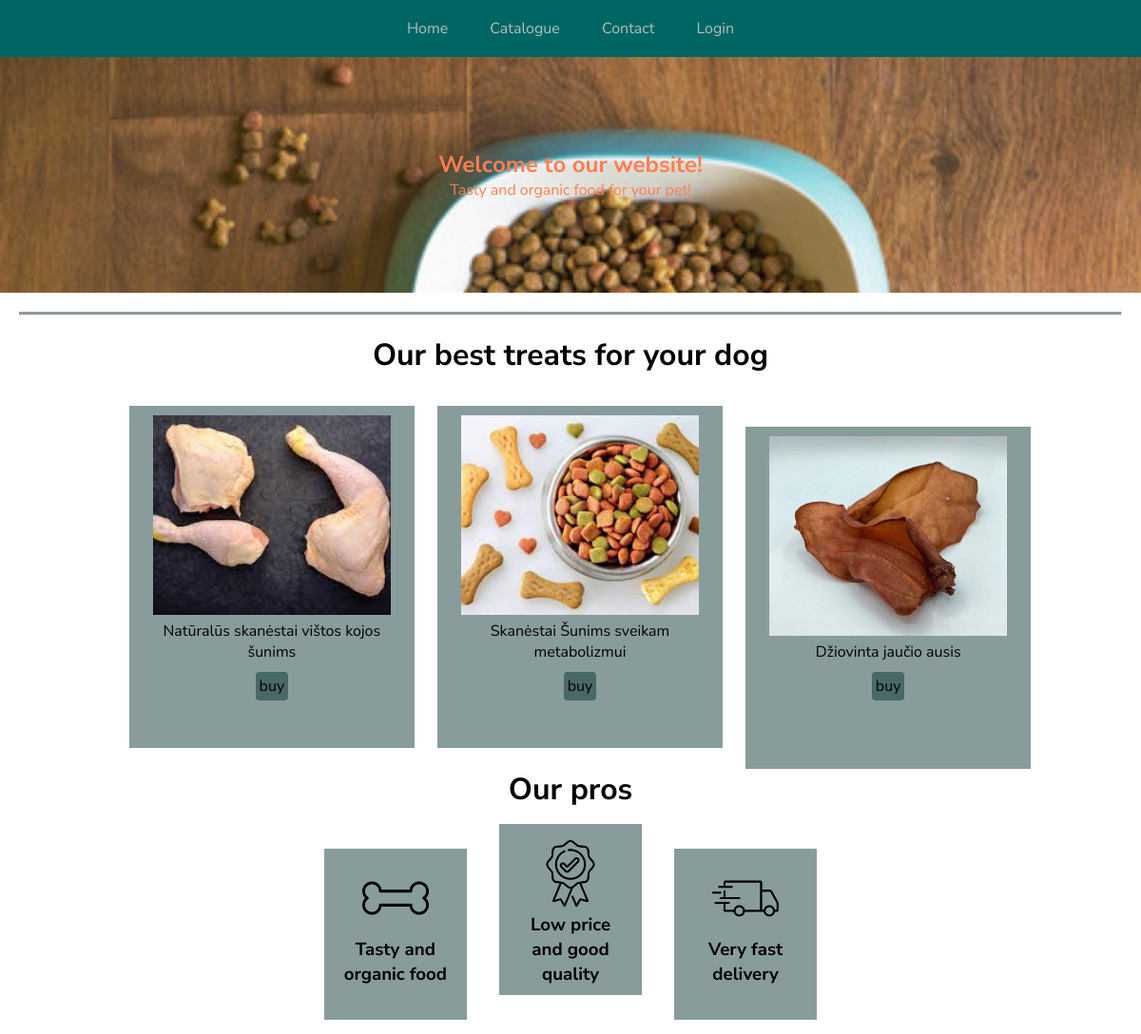
The app's page /index/ with its own data.
### app/models.py (models this page shows, shortened)
class Treat(db.Model):
    __tablename__ = 'Treat'
    id = db.Column(db.Integer, primary_key = True)
    name = db.Column(db.String(45), unique=True)
    descreption = db.Column(db.String(120))
    price = db.Column(db.Float)
    count = db.Column(db.Integer)
    image = db.Column(db.String)

### app/routes.py (the view)
@app.route('/')
@app.route('/index/')
def index():
    best_treats = [Treat.query.filter_by(name='Natūralūs skanėstai vištos kojos šunims').first(), Treat.query.filter_by(name='Skanėstai Šunims sveikam metabolizmui').first(), Treat.query.filter_by(name="Džiovinta jaučio ausis").first()]
    return render_template('index.html', title='Home', best_treats=best_treats)

### app/routes.py (called while the page is built)
@app.before_request
def create_tables():
    db.create_all()

### app/templates/index.html
{% extends 'base.html' %}
{% block content %}
    <div class="banner">
        <h2>Welcome to our website!</h2>
        <p>Tasty and organic food for your pet!</p>
    </div>
    <hr>
    <div class="best-treats">
        <h1>Our best treats for your dog</h1>
        {% for treat in best_treats %}
            <div class="best-treat">
                <figure>
                    <img src="{{ url_for('static', filename='images/') }}{{ treat.image }}" alt="{{ treat.name }}" class="best-treat-img">
                    <figcaption>{{ treat.name }}</figcaption>
                </figure>
                <a href="{{ url_for('treat', name=treat.name) }}" class="btn">buy</a>
            </div>
        {% endfor %}
    </div>
    <div class="proses">
        <h1>Our pros</h1>
        <ul class="pros-list">
            <li class="pros">
                <figure>
                    <img src="{{ url_for('static', filename='images/bone.png') }}" alt="bone" height="70">
                    <figcaption><h3>Tasty and organic food</h3></figcaption>
                </figure>
            </li>
            <li class="pros">
                <figure>
                    <img src="{{ url_for('static', filename='images/badge.png') }}" alt="badge" height="70">
                    <figcaption><h3>Low price and good quality</h3></figcaption>
                </figure>
            </li>
            <li class="pros">
                <figure>
                    <img src="{{ url_for('static', filename='images/delivery-truck.png') }}" alt="delivery truck" height="70">
                    <figcaption><h3>Very fast delivery</h3></figcaption>
                </figure>
            </li>
        </ul>
    </div>
{% endblock %}

### app/static/css/style.css (style rules this page uses)
* { margin: 0; padding: 0; box-sizing: border-box; }
body { font-family: 'Nunito Sans', sans-serif; }
a { text-decoration: none; color: black; }
.banner { background-image: url('../images/banner.jpg'); background-repeat: no-repeat; background-size: cover; height: 248px; display: flex; justify-content: center; align-content: center; flex-direction: column; color: #ff7f50; }
hr { background-color: #889C9B; height: 4px; margin: 20px; }
.pros-list { text-align: center; }
.pros { display: inline-block; margin: 15px; background-color: #889C9B; padding: 17px; height: 180px; width: 150px; text-align: center; }
.btn { margin: 10px; border-radius: 4px; padding: 4px; background-color: #486966; transition: all .3s; }
.best-treat { background-color: #889C9B; height: 360px; display: inline-block; width: 25%; margin-top: 32px; margin-left: 20px; padding: 10px; }
.best-treat-img { height: 210px; width: 250px; object-fit: cover; }
.best-treat figcaption { margin-bottom: 14px; }

### records on screen
Treat: image (picture), name "Natūralūs skanėstai vištos kojos šunims"
Treat: image (picture), name "Skanėstai Šunims sveikam metabolizmui"
Treat: image (picture), name "Džiovinta jaučio ausis"
